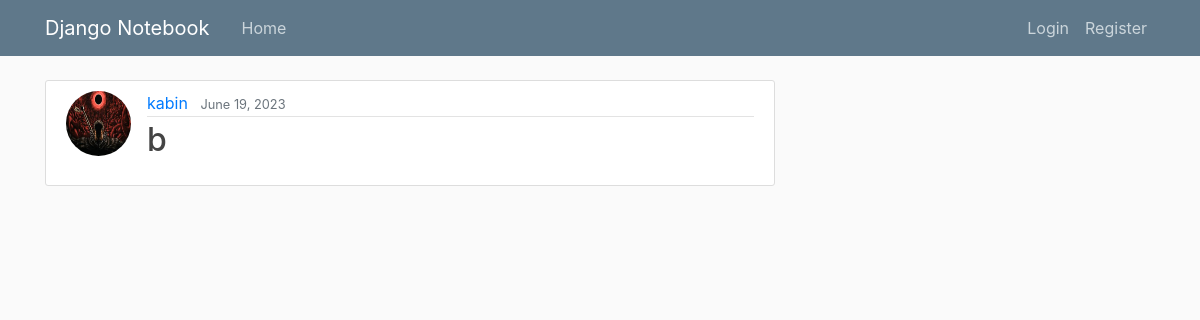
The page /post/10/ on the database its author committed.
### notebook/models.py (models this page shows, shortened)
class Note(models.Model):
    title = models.title = models.CharField(max_length=100)
    description = models.TextField()
    category = models.CharField(max_length=100, choices=(
        ('Important', 'Important'),
        ('Least Important', 'Least Important')
    ))
    posted_date = models.DateTimeField(default=timezone.now)
    poster = models.ForeignKey(User, on_delete=models.CASCADE)

### users/models.py (models this page shows, shortened)
class Profile(models.Model):
    user = models.OneToOneField(User, on_delete=models.CASCADE)
    image = models.ImageField(default='default.jpg', upload_to='profile_pics')

### notebook/views.py (the view)
# urls.py: path('post/<int:pk>/', PostDetailView.as_view(), name='notebook-detail'),
class PostDetailView(DetailView):
    model = Note

### notebook/templates/notebook/note_detail.html (shortened to what this page needs)
{% extends "notebook/base.html" %}
{% block content %}
  <article class="media content-section">
    <img class="rounded-circle article-img" src="{{ object.poster.profile.image.url }}">
    <div class="media-body">
      <div class="article-metadata">
        <a class="mr-2" href="#">{{ object.poster }}</a>
        <small class="text-muted">{{ object.posted_date|date:"F d, Y" }}</small>
      </div>
      <h2 class="article-title">{{ object.title }}</h2>
    </div>
  </article>
{% endblock content %}

### notebook/static/notebook/main.css (style rules this page uses)
body { background: #fafafa; color: #333333; margin-top: 5rem; }
h1, h2, h3, h4, h5, h6 { color: #444444; }
.content-section { background: #ffffff; padding: 10px 20px; border: 1px solid #dddddd; border-radius: 3px; margin-bottom: 20px; }
.article-title { color: #444444; }
.article-img { height: 65px; width: 65px; margin-right: 16px; }
.article-metadata { padding-bottom: 1px; margin-bottom: 4px; border-bottom: 1px solid #e3e3e3 }

### rows shown on the page
Note: poster.profile.image (picture), poster "kabin", posted_date "June 19, 2023", title "b"
